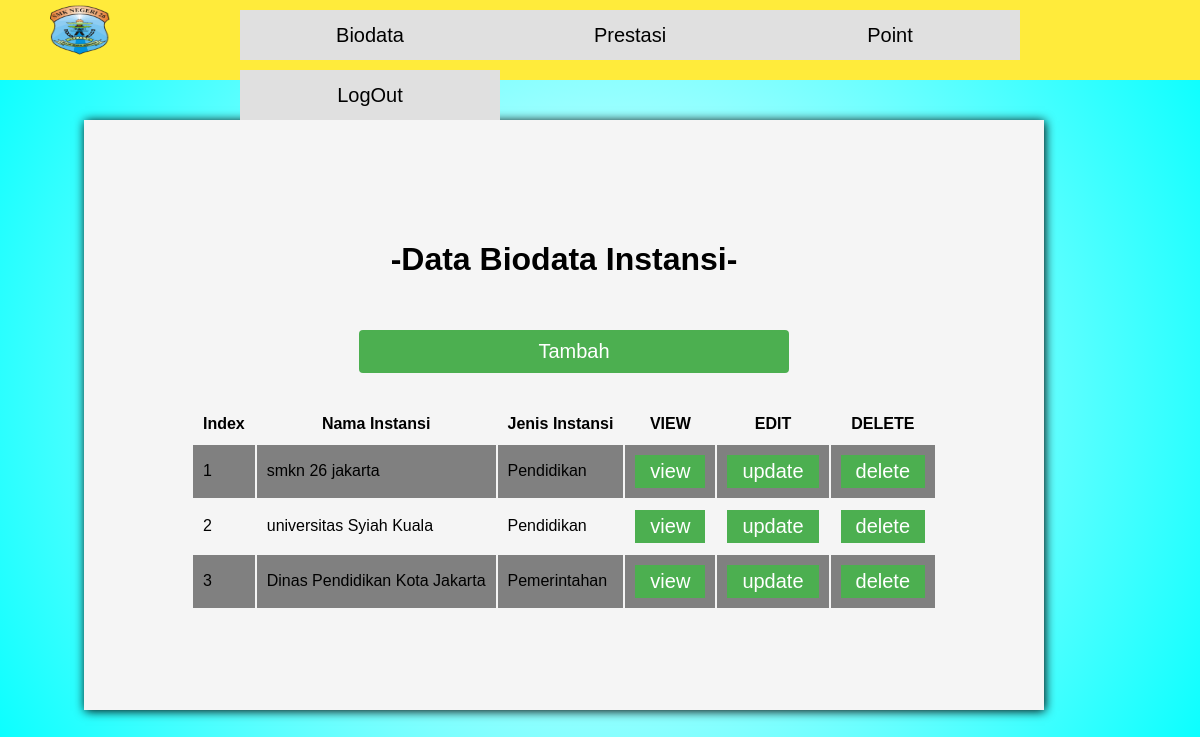
/BiodataInstansi.php (signed in), run on the app's committed database.
### tables this page shows
CREATE TABLE `prestasi_instansi` (
  `iInstansiId` bigint(255) NOT NULL,
  `vcNamaInstansi` varchar(255) NOT NULL,
  `vcJenisInstansi` varchar(255) NOT NULL,
  `vcKetInstansi` varchar(255) DEFAULT NULL
);

### BiodataInstansi.php (the view, shortened to what this page needs)
<?php
include('PHP/connection.php');
if($_SESSION['STATUS']=="siswa"){
  echo '
  <div class="NavigatorMenu">
    <div id="NavigatorKiri">
      <a href="INDEX.php"><img src="IMG&LOGO/Logo SMKN 26 Jakarta.png"></a>
    </div>
    <div id="NavigatorKanan">
      <ul>
        <li><a id="marginmenu" href="Biodata.php">Biodata</a>
        </li>
        <li><a id="marginmenu" href="RiwayatPrestasi.php">Prestasi</a>
        <ul>
                    <li id="menu21"><a href="Prestasi.php">Pengajuan Prestasi</a></li>
                </ul>
        </li>
        <li><a id="marginmenu" href="Riwayatpoint.php">Point</a>
        </li>
        </li>
        <li><a href="PHP/logout.php">LogOut</a></li>
      </ul>
    </div>
  </div>
  ';
}elseif ($_SESSION['STATUS']=="guru") {
  echo '
  <div class="NavigatorMenu">
    <div id="NavigatorKiri">
      <a href="INDEX.php"><img src="IMG&LOGO/Logo SMKN 26 Jakarta.png"></a>
    </div>
    <div id="NavigatorKanan">
      <ul>
        <li><a id="marginmenu" href="Biodata.php">Biodata</a>
          <ul>
                  <li id="menu11"><a href="datasiswa.php">Data Siswa</a></li>
                  <li id="menu12"><a href="dataguru.php">Data Guru</a></li>
                  <li id="menu13"><a href="dataadmin.php">Data Admin</a></li>
                  <li id="menu14"><a href="BiodataKelas.php">Data Kelas</a></li>
                  <li id="menu15"><a href="Biodatainstansi.php">Data Instansi</a></li>
                  <li id="menu16"><a href="DataPelanggaran.php">Data Pelanggaran</a></li>
               </ul>
        </li>
        <li><a id="marginmenu" href="RiwayatPrestasi.php">Prestasi</a>
          <ul>
                    <li id="menu21"><a href="Prestasi.php">Pengajuan Prestasi</a></li>
                </ul>
        </li>
        <li><a id="marginmenu" href="Riwayatpoint.php">Point</a>
          <ul>
                    <li id="menu31"><a href="point.php">Pengajuan point</a></li>
                </ul>
        </li>
        </li>
        <li><a href="PHP/logout.php">LogOut</a></li>
      </ul>
    </div>
  </div>
  ';
}
?>
<!DOCTYPE html>
<html lang="en">
<head>
  <link rel="stylesheet" href="css.css">
</head>
<body>
  <div class="Instansi">
    <div class="Container">
      <h1>-Data Biodata Instansi-</h1>
      <div class="TombolTombol">
        <center><button id="TombolTambah">Tambah</button></center>
      </div>
      <div class="DisplayData">
        <center>
          <table id="myTable">
            <tr>
              <th onclick="SortNumberData(1)">Index</th>
              <th onclick="SortStringData(2)">Nama Instansi</th>
              <th onclick="SortStringData(3)">Jenis Instansi</th>
              <th>VIEW</th>
              <th>EDIT</th>
              <th>DELETE</th>
            </tr>
            <?php
$fetchsql = "SELECT * FROM prestasi_instansi";
$fetchresault = $conn->query($fetchsql);
$no = 1;
if($fetchresault->num_rows>0){
  while($row = $fetchresault->fetch_assoc()) {
    echo "<tr>";
    echo "<td>".$no++."</td>";
    echo "<td>".$row["vcNamaInstansi"]."</td>";
    echo "<td>".$row["vcJenisInstansi"]."</td>";
    echo "<td><input type='button' name='viewe' value='view' id=".$row['iInstansiId']." class='viewe_data' onclick='model3()'/></td>";
    echo "<td><input type='button' name='updatee' value='update' id=".$row['iInstansiId']." class='updatee_data' onclick='model1()'/></td>";
    echo "<td><input type='button' name='deletee' value='delete' id=".$row['iInstansiId']." class='deletee_data' onclick='model2()'/></td>";
    echo "</tr>";
}
echo "</table>";
} else {
echo "0 results";
}
?>
        </center>
      </div>
    </div>
  </div>
</body>
</html>

### css.css (style rules this page uses)
body { margin: 0px; padding: 0; border: 0px; background-image: radial-gradient(circle, white, aqua); font-family: Arial, Helvetica, sans-serif; z-index: 0; overflow: auto; }
input:read-only { background: #E0E0E0; border: none; }
.NavigatorMenu { padding: 0px; margin: 0px; top: 0; background-color: #FFEB3B; height: 10%; width: 100%; color: white; position: fixed; z-index: 100; }
.NavigatorMenu #NavigatorKiri { float: left; display: block; height: auto; width: auto; padding: 5px; padding-left: 50px; color: white; }
.NavigatorMenu #NavigatorKanan { float: right; display: block; height: 100%; width: 80%; color: white; }
.NavigatorMenu img { height: 50px; width: 60px }
.NavigatorMenu ul { margin: 0px; padding: 0px; list-style: none; background-color: transparent; }
.NavigatorMenu ul li { float: left; width: 260px; height: auto; margin-top: 10px; text-align: center; line-height: 50px; font-size: 20px; background-color: #E0E0E0; }
.NavigatorMenu ul li a { text-decoration: none; color: #000000; display: block; }
.Container { height: auto; width: 80%; background-color: #F5F5F5; margin-left: 7%; margin-top: 10%; box-shadow: 1px 1px 10px black; padding-top: 100px; padding-left: 40px; padding-right: 40px; padding-bottom: 100px; }
.Container h1 { text-align: center; }
.Container tr th, .SemuaModal tr th { text-align: center; }
.TombolTombol { padding: 10px; margin-bottom: 10px; }
.TombolTombol #TombolTambah { height: auto; width: 50%; font-size: 20px; margin-left: 60px; margin-right: 40px; margin-top: 20px; text-align: center; background-color: #4CAF50; color: white; cursor: pointer; border: none; border-radius: 4px; padding: 10px; }
* { box-sizing: border-box; }
.DisplayData { margin-top: 20px; height: auto; width: 100%; }
.DisplayData input[type="button"], .SemuaModal input[type="button"], .DisplayData button, .SemuaModal button { background-color: #4CAF50; width: auto; height: auto; border: none; color: white; padding: 5px 15px; text-align: center; text-decoration: none; display: inline-block; font-size: 20px; cursor: pointer; text-decoration: none; }
.DisplayData th, .SemuaModal th { cursor: pointer; }
.DisplayData th, .SemuaModal th, .DisplayData td, .SemuaModal td { text-align: left; padding: 10px; font-size: 16px; }
.DisplayData tr:nth-child(even), .SemuaModal tr:nth-child(even) { background-color: grey; }

### data on the page
prestasi_instansi: vcNamaInstansi "smkn 26 jakarta", vcJenisInstansi "Pendidikan"
prestasi_instansi: vcNamaInstansi "universitas Syiah Kuala", vcJenisInstansi "Pendidikan"
prestasi_instansi: vcNamaInstansi "Dinas Pendidikan Kota Jakarta", vcJenisInstansi "Pemerintahan"
